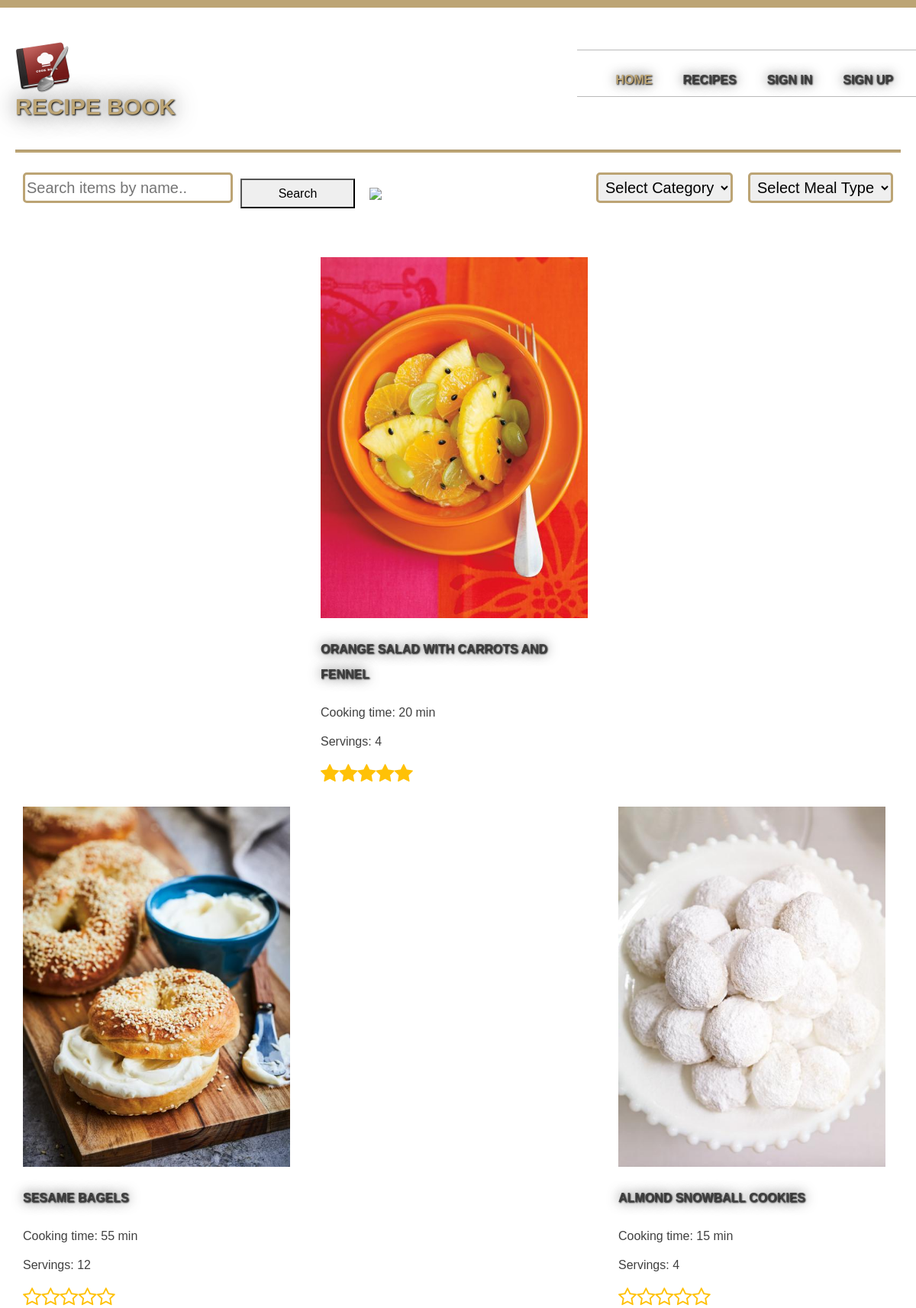
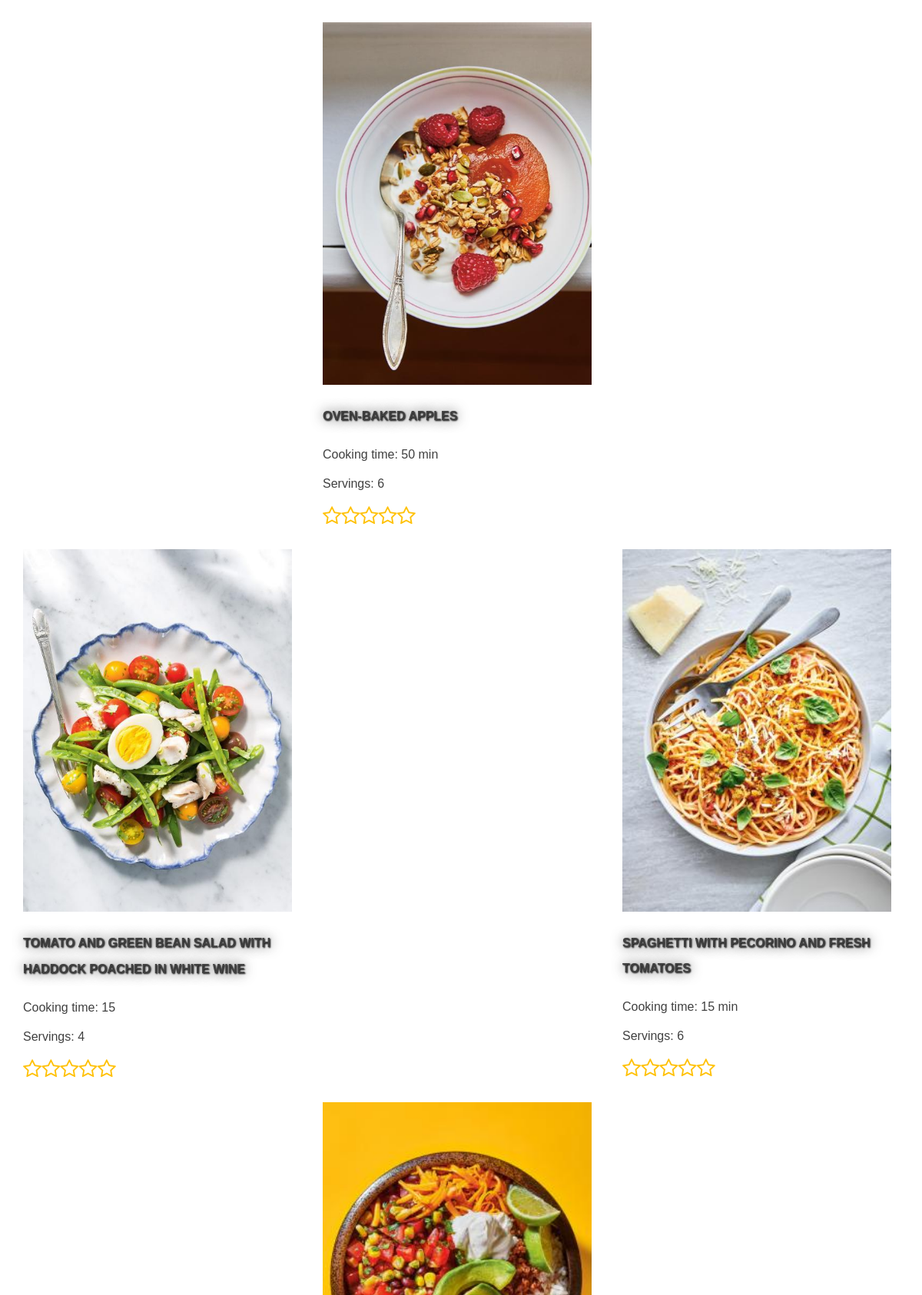
The page / (upper part) on the database its author committed (2 pictures, top to bottom).
### tables this page shows
CREATE TABLE `recipes` (
  `Id` int(11) NOT NULL,
  `Name` varchar(100) DEFAULT NULL,
  `RecipeDate` date DEFAULT NULL,
  `Ingridients` text NOT NULL,
  `PreparationTime` varchar(20) DEFAULT NULL,
  `CookingTime` varchar(20) DEFAULT NULL,
  `Servings` int(11) DEFAULT NULL,
  `PrepSteps` text DEFAULT NULL,
  `CategoryId` int(11) NOT NULL,
  `MealTypeId` int(11) NOT NULL,
  `Image` varchar(20) DEFAULT NULL,
  `Comment` text DEFAULT NULL
);

### classes/PDO_Database.php (called while the page is built, shortened)
<?php
$HOST = 'localhost';
$USER = 'root';
$PASSWORD = '';
$DB = 'recipes_db';
class PDO_Database{
	private static $instance;
	public static function Get_Instance(){
		if(! isset(self::$instance)){
			self::$instance = new PDO_Database();
		}
		return self::$instance;
	}
	public function OpenConnection(){
		global $HOST, $USER, $PASSWORD, $DB;
		try{
			$this->Connection = new PDO("mysql:host=$HOST;dbname=$DB",$USER,$PASSWORD);
		}catch(PDOException $e){
			echo "Connection failed: ".$e->getMessage();
		}
}
}
?>

### classes/Recipe.php (the view, shortened to what this page needs)
<?php
require_once "PDO_Database.php";
require_once "Rating.php";
class Recipe{
	public static function ReadAllRecipeFromDB(){
			try
			{
				$database = PDO_Database::Get_Instance();
				$query = "SELECT * FROM recipes";
				$statement = $database->Connection->prepare($query);
				$statement->execute();
				$result = $statement->fetchAll(PDO::FETCH_ASSOC);
				return $result;
			}catch(PDOException $e)
			{
				echo "Query Failed: ".$e->getMessage();
			}
		}
public static function Calculate_Rating($recipe_Id, $user_Id = null){
		try{
			$query = "";
			if(empty($user_Id)){
				$query = "SELECT AVG(Rating) FROM ratings WHERE RecipeId= $recipe_Id ";
			}else{
				$query = "SELECT AVG(Rating) FROM ratings WHERE RecipeId = $recipe_Id AND UserId = $user_Id";
			}
			$database = PDO_Database::Get_Instance();
			$statement = $database->Connection->prepare($query);
			$statement->execute();
			$result = $statement->fetch(PDO::FETCH_ASSOC);
			return $result['AVG(Rating)'];
		}catch(PDOException $e){
			echo "Query Failed: ". $e->getMessage();
		}
	}
	public static function Display(&$recipes){
			foreach($recipes as $Element){
				$i=0;
			echo '<table border="0" cellpadding="10">';
				if($i%3==0){
				echo "<tr>";
					echo "<td>";
					echo "<a href='recipe_details.php?Id=" .$Element['Id']."'>"."<img src = \"images/".$Element['Image']." \" height='auto' width='350px' />"."</a>";
					echo "</td>";
					echo "</tr>";
				echo "<tr>";
					echo "<td><b>";
					echo "<h3>";
					echo "<a href='recipe_details.php?Id=" .$Element['Id']."'>".$Element['Name']."</a>";
					echo "</h3>";
					echo "</b></td>";
					echo "</tr>";
				echo "<tr>";
					echo "<td>";
					echo "Cooking time: ".$Element['CookingTime'];
					echo "</td>";
					echo "</tr>";
					echo "<br>";
				echo "<tr>";
					echo "<td>";
					echo "Servings: ".$Element['Servings'];
					echo "</td>";
				 echo "</tr>";
				 echo "<br>";
				  echo "<tr>";
				  echo "<td>";
					$averageRating = self::Calculate_Rating($Element['Id']);
					Rating::Dispaly_Stars($averageRating);
					echo "</td>";
				echo "</tr>";
				echo "<br><br><br>";
				}else{
					echo "<td>";
				echo "<a href='recipe_details.php?Id=" .$Element['Id']."'>".$Element['Name']."</a>";
					echo "</h3>";
					echo "</b></td>";
				}
			echo "</table>";
			}
	}
}
?>

### index.php (shortened to what this page needs)
<?php include "classes/Recipe.php"?>
<!DOCTYPE html>
<html lang="en">
<head>
<link rel="stylesheet" href="https://maxcdn.bootstrapcdn.com/bootstrap/4.0.0/css/bootstrap.min.css">
    <link rel="stylesheet" href="images/style.css" type="text/css" />
	<link href="https://cdnjs.cloudflare.com/ajax/libs/font-awesome/4.7.0/css/font-awesome.min.css" rel="stylesheet" >
</head>
<body>
 <div class="wrapper" >
   <div class="page">
               <div class="header-container">
                   <div id="brand">
                     <img src="./images/Cook.png" /><h1><span class="highlight"> Recipe Book
					 </span></h1>
                   </div>
                   <nav>
                     <ul>
                      <li class="current"><a href="./index.php">Home</a></li>
                      <li><a href="./sketch_gallery.html">Recipes</a></li>
                      <li><a href ="./login.php">Sign In</a></li>
					  <li><a href ="./signUp.php">Sign Up</a></li>
                     </ul>
                   </nav>
               </div>
      <hr style="height:3px;color:#BCA474;background-color:#BCA474">
	  <?php
	 $recipes = Recipe::ReadAllRecipeFromDB();
	  $selected = 0;
	  ?>
	  <div class="forms">
		<form action ='#' method = "post">
				<select name="meal_search" onchange = "this.form.submit();">
					<option value=0 <?php if($selected == 0)echo "selected"; ?>>Select Meal Type</option>
				</select>
		</form>
			<form action ='#' method = "post">
				<select name="category_search" onchange = "this.form.submit();">
					<option value=0 <?php if($selected == 0)echo "selected"; ?>>Select Category</option>
				</select>
			</form>
	 </div>
         <div class="main-container">
			<div class="forms">
			 <form action="search.php" method="POST" id="search-items">
				<input id="name-to-find" type="text" name="name" placeholder="Search items by name.."><br>
				<button id="button" type="submit">Search</button> <img src="./images/search.png" style="padding: 0 0 0 15px";>
             </form>
			</div>
				<br><br><br>
                  <div class="grid-container">
				 <?php
                     Recipe::Display($recipes);
                  ?>
                 </div>
             <br><br>
         </div>
 </div>
</body>
</html>

### classes/Rating.php (shortened to what this page needs)
<?php
require_once "PDO_Database.php";
class Rating{
	public static function Dispaly_Stars($rating){
		$full_stars = floor($rating);
		$empty_stars = 5 - $full_stars;
		for($i=0; $i<$full_stars; $i++){
			echo '<i class="fa fa-star text-warning float-left" style="font-size:26px; color: #FF9900"></i>';
		}
		for($i=0; $i<$empty_stars; $i++){
			echo '<i class="fa fa-star-o text-warning float-left" style="font-size:26px; color: #FF9900"></i>';
		}
	}
}
?>

### images/style.css (style rules this page uses)
body { background-image:url(bg.jpg); color: #404040; font:16px 'Telex', sans-serif ; text-align: center; border-top:10px solid #BCA474; }
a { color:#404040; text-decoration:none; text-transform: uppercase; font-size:16px; font-weight:bold; text-shadow: 1px 1px 2px black, 0 0 1em #404040; }
input { margin: 10px; height: 40px; float: left; border:solid #BCA474 ; border-radius: 5px; font-size: 20px; outline: none ; }
select { margin: 10px; padding:5px; height: 40px; float: right; border:solid #BCA474 ; border-radius: 5px; font-size: 20px; outline: none !important; }
form { display: block; }
.page { background:#fff; margin: 0 auto; padding: 20px; text-align: left; width: 1200px; }
.header-container { padding-top:20px; min-height:150px; width:1200px; margin:0px auto; }
.header-container li { float:left; display:inline; padding: 0 20px 0 20px; }
ul { margin:10px; padding:10px; }
.header-container #brand { float:left; }
.header-container #brand h1 { text-transform: uppercase; font-size: 30px; margin:0; }
.header-container nav { padding: 10px; border-bottom:1px solid #BABABA; border-top:1px solid #BABABA; float:right; margin-top:15px; }
.header-container .highlight, .header-container .current a { color: #BCA474; font-weight:bold; text-shadow: 1px 1px 2px black, 0 0 1em #404040; }
.header-container .highlight { font-weight:bold; text-shadow: 1px 1px 2px black, 0 0 1em #404040; }
.main-container { margin-top:15px; }
.forms input { float:left; }
.grid-container { display: grid; grid-template-columns: auto auto auto; grid-gap:10px; max-width: 1350px; margin:0 auto; float: center; align-items: center; justify-content: center; }
#search-items input { height: 45; float:left; }
#search-items button { width: 150px; height: 39px; }

### rows shown on the page
recipes: Image (picture), Name "ORANGE SALAD WITH CARROTS AND FENNEL", CookingTime "20 min", Servings "4"
recipes: Image (picture), Name "SESAME BAGELS", CookingTime "55 min", Servings "12"
recipes: Image (picture), Name "ALMOND SNOWBALL COOKIES", CookingTime "15 min", Servings "4"
recipes: Image (picture), Name "OVEN-BAKED APPLES", CookingTime "50 min", Servings "6"
recipes: Image (picture), Name "TOMATO AND GREEN BEAN SALAD WITH HADDOCK POACHED IN WHITE WINE", CookingTime "15", Servings "4"
recipes: Image (picture), Name "SPAGHETTI WITH PECORINO AND FRESH TOMATOES", CookingTime "15 min", Servings "6"
recipes: Image (picture)
